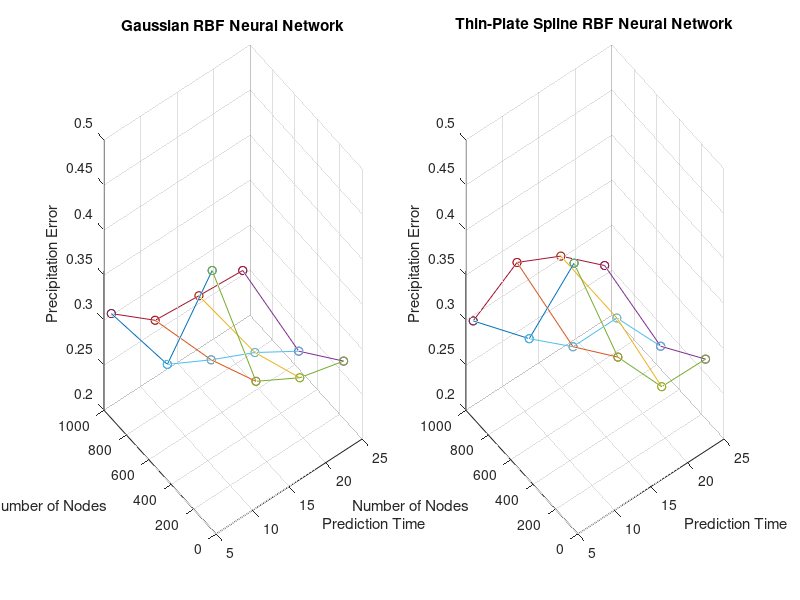
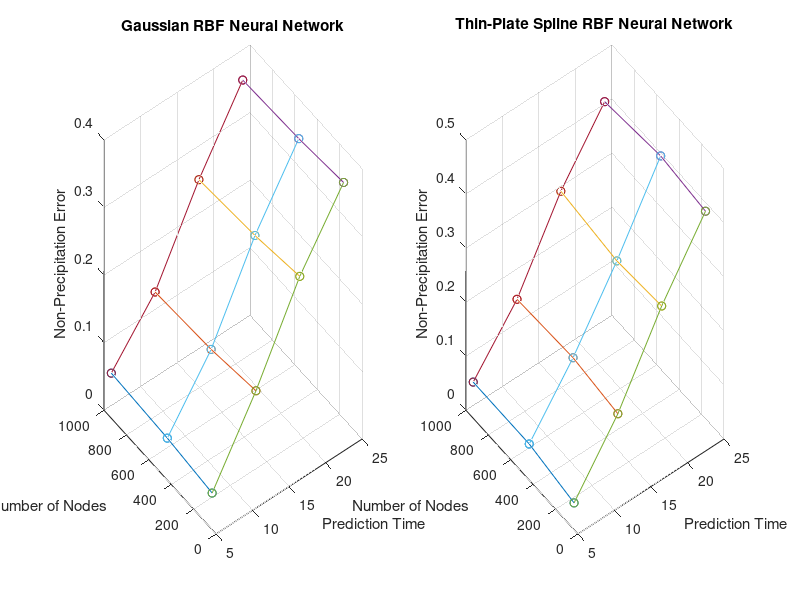
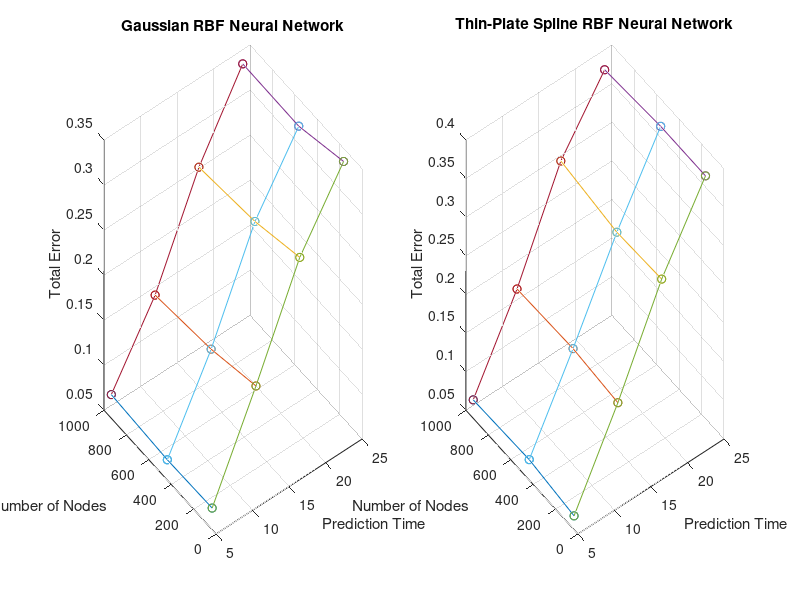

Write MATLAB code to recreate these figures, in order.
%script to plot results from the RBF results files
load('Spline_Results.mat');
load('Gauss_Results.mat');

for i=1:12
precip(i,1:3) = [Gauss{1,i+1},Gauss{3,i+1}];
precip2(i,1:3) = [Spline{1,i+1},Spline{3,i+1}];
no_precip(i,1:3) = [Gauss{1,i+1},Gauss{4,i+1}];
no_precip2(i,1:3) = [Spline{1,i+1},Spline{4,i+1}];
err(i,1:3) = [Gauss{1,i+1},Gauss{5,i+1}];
err2(i,1:3) = [Spline{1,i+1},Spline{5,i+1}];
end

%Precipitation error for gaussian and thin-plate spline, 100,500 and
%1000 nodes in hidden layer and all time intervals
figure; subplot(1,2,1);
plot3(precip(1:3,1),precip(1:3,2),precip(1:3,3),'o-'); hold all;
plot3(precip(4:6,1),precip(4:6,2),precip(4:6,3),'o-'); hold all;
plot3(precip(7:9,1),precip(7:9,2),precip(7:9,3),'o-'); hold all;
plot3(precip(10:12,1),precip(10:12,2),precip(10:12,3),'o-'); hold all;
plot3(precip([1,4,7,10],1),precip([1,4,7,10],2),precip([1,4,7,10],3),'o-'); hold all;
plot3(precip([2,5,8,11],1),precip([2,5,8,11],2),precip([2,5,8,11],3),'o-'); hold all;
plot3(precip([3,6,9,12],1),precip([3,6,9,12],2),precip([3,6,9,12],3),'o-'); hold all;
xlabel('Prediction Time');
ylabel('Number of Nodes');
zlabel('Precipitation Error');
title('Gaussian RBF Neural Network');
grid on;

subplot(1,2,2);
plot3(precip2(1:3,1),precip2(1:3,2),precip2(1:3,3),'o-'); hold all;
plot3(precip2(4:6,1),precip2(4:6,2),precip2(4:6,3),'o-'); hold all;
plot3(precip2(7:9,1),precip2(7:9,2),precip2(7:9,3),'o-'); hold all;
plot3(precip2(10:12,1),precip2(10:12,2),precip2(10:12,3),'o-'); hold all;
plot3(precip2([1,4,7,10],1),precip2([1,4,7,10],2),precip2([1,4,7,10],3),'o-'); hold all;
plot3(precip2([2,5,8,11],1),precip2([2,5,8,11],2),precip2([2,5,8,11],3),'o-'); hold all;
plot3(precip2([3,6,9,12],1),precip2([3,6,9,12],2),precip2([3,6,9,12],3),'o-'); hold all;
xlabel('Prediction Time');
ylabel('Number of Nodes');
zlabel('Precipitation Error');
title('Thin-Plate Spline RBF Neural Network');
grid on;

%Non-precipitation error for gaussian and thin-plate spline, 100,500 and
%1000 nodes in hidden layer and all time intervals
figure; subplot(1,2,1);
plot3(no_precip(1:3,1),no_precip(1:3,2),no_precip(1:3,3),'o-'); hold all;
plot3(no_precip(4:6,1),no_precip(4:6,2),no_precip(4:6,3),'o-'); hold all;
plot3(no_precip(7:9,1),no_precip(7:9,2),no_precip(7:9,3),'o-'); hold all;
plot3(no_precip(10:12,1),no_precip(10:12,2),no_precip(10:12,3),'o-'); hold all;
plot3(no_precip([1,4,7,10],1),no_precip([1,4,7,10],2),no_precip([1,4,7,10],3),'o-'); hold all;
plot3(no_precip([2,5,8,11],1),no_precip([2,5,8,11],2),no_precip([2,5,8,11],3),'o-'); hold all;
plot3(no_precip([3,6,9,12],1),no_precip([3,6,9,12],2),no_precip([3,6,9,12],3),'o-'); hold all;
xlabel('Prediction Time');
ylabel('Number of Nodes');
zlabel('Non-Precipitation Error');
title('Gaussian RBF Neural Network');
grid on;

subplot(1,2,2);
plot3(no_precip2(1:3,1),no_precip2(1:3,2),no_precip2(1:3,3),'o-'); hold all;
plot3(no_precip2(4:6,1),no_precip2(4:6,2),no_precip2(4:6,3),'o-'); hold all;
plot3(no_precip2(7:9,1),no_precip2(7:9,2),no_precip2(7:9,3),'o-'); hold all;
plot3(no_precip2(10:12,1),no_precip2(10:12,2),no_precip2(10:12,3),'o-'); hold all;
plot3(no_precip2([1,4,7,10],1),no_precip2([1,4,7,10],2),no_precip2([1,4,7,10],3),'o-'); hold all;
plot3(no_precip2([2,5,8,11],1),no_precip2([2,5,8,11],2),no_precip2([2,5,8,11],3),'o-'); hold all;
plot3(no_precip2([3,6,9,12],1),no_precip2([3,6,9,12],2),no_precip2([3,6,9,12],3),'o-'); hold all;
xlabel('Prediction Time');
ylabel('Number of Nodes');
zlabel('Non-Precipitation Error');
title('Thin-Plate Spline RBF Neural Network');
grid on;

%Total error for gaussian and thin-plate spline, 100,500 and 1000 nodes in
%hidden layer and all time intervals
figure; subplot(1,2,1);
plot3(err(1:3,1),err(1:3,2),err(1:3,3),'o-'); hold all;
plot3(err(4:6,1),err(4:6,2),err(4:6,3),'o-'); hold all;
plot3(err(7:9,1),err(7:9,2),err(7:9,3),'o-'); hold all;
plot3(err(10:12,1),err(10:12,2),err(10:12,3),'o-'); hold all;
plot3(err([1,4,7,10],1),err([1,4,7,10],2),err([1,4,7,10],3),'o-'); hold all;
plot3(err([2,5,8,11],1),err([2,5,8,11],2),err([2,5,8,11],3),'o-'); hold all;
plot3(err([3,6,9,12],1),err([3,6,9,12],2),err([3,6,9,12],3),'o-'); hold all;
xlabel('Prediction Time');
ylabel('Number of Nodes');
zlabel('Total Error');
title('Gaussian RBF Neural Network');
grid on;

subplot(1,2,2);
plot3(err2(1:3,1),err2(1:3,2),err2(1:3,3),'o-'); hold all;
plot3(err2(4:6,1),err2(4:6,2),err2(4:6,3),'o-'); hold all;
plot3(err2(7:9,1),err2(7:9,2),err2(7:9,3),'o-'); hold all;
plot3(err2(10:12,1),err2(10:12,2),err2(10:12,3),'o-'); hold all;
plot3(err2([1,4,7,10],1),err2([1,4,7,10],2),err2([1,4,7,10],3),'o-'); hold all;
plot3(err2([2,5,8,11],1),err2([2,5,8,11],2),err2([2,5,8,11],3),'o-'); hold all;
plot3(err2([3,6,9,12],1),err2([3,6,9,12],2),err2([3,6,9,12],3),'o-'); hold all;
xlabel('Prediction Time');
ylabel('Number of Nodes');
zlabel('Total Error');
title('Thin-Plate Spline RBF Neural Network');
grid on;
